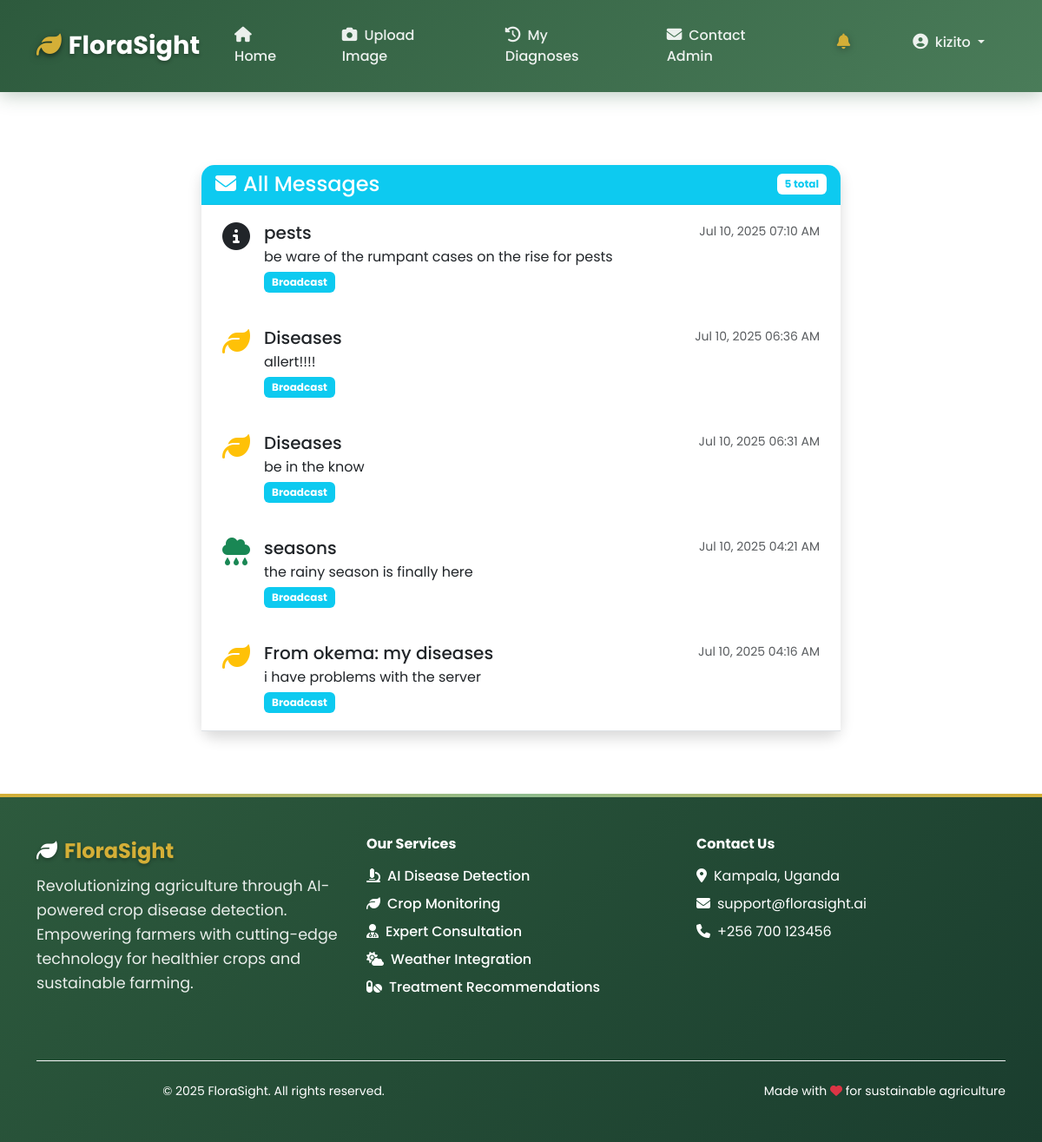
Page /all-messages/ (signed in) on the committed database.
### crops/models.py (models this page shows, shortened)
class SystemMessage(models.Model):
    MESSAGE_TYPES = [
        ('info', 'Information'),
        ('warning', 'Warning'),
        ('error', 'Error'),
        ('success', 'Success'),
    ]
    title = models.CharField(max_length=200)
    message = models.TextField()
    message_type = models.CharField(max_length=20, choices=MESSAGE_TYPES, default='info')
    user = models.ForeignKey(User, on_delete=models.CASCADE, null=True, blank=True)
    created_by = models.ForeignKey(User, on_delete=models.SET_NULL, null=True, blank=True, related_name='created_messages')
    is_read = models.BooleanField(default=False)
    created_at = models.DateTimeField(auto_now_add=True)
    class Meta:
        ordering = ['-created_at']

### crops/views.py (the view)
# urls.py: path('all-messages/', views.all_messages, name='all_messages'),
@login_required
def all_messages(request):
    messages = SystemMessage.objects.filter(
        Q(user=request.user) | Q(user__isnull=True)
    ).order_by('-created_at')
    messages.filter(is_read=False).update(is_read=True)
    paginator = Paginator(messages, 10)
    page_number = request.GET.get('page')
    page_obj = paginator.get_page(page_number)
    return render(request, 'crops/all_messages.html', {
        'page_obj': page_obj,
        'unread_count': 0  # Since we just marked all as read
    })

### crops/context_processors.py (called while the page is built)
def notifications(request):
    if not request.user.is_authenticated:
        return {}
    messages = SystemMessage.objects.filter(
        Q(user=request.user) | Q(user__isnull=True)
    ).order_by('-created_at')
    return {
        'unread_count': messages.filter(is_read=False).count(),
        'user_messages': messages[:5]  # Show 5 most recent
    }

### templates/crops/all_messages.html (shortened to what this page needs)
{% extends 'base.html' %}
{% load static %}
{% block content %}
<div class="container py-4">
    <div class="row justify-content-center">
        <div class="col-lg-8">
            <div class="card shadow">
                <div class="card-header bg-info text-white">
                    <div class="d-flex justify-content-between align-items-center">
                        <h4 class="mb-0">
                            <i class="fas fa-envelope me-2"></i>All Messages
                        </h4>
                        <span class="badge bg-white text-info">{{ page_obj.paginator.count }} total</span>
                    </div>
                </div>
                <div class="card-body p-0">
                    {% if page_obj.object_list %}
                    <div class="list-group list-group-flush">
                        {% for message in page_obj.object_list %}
                        <div class="list-group-item border-0 {% if forloop.last %}border-bottom{% endif %}">
                            <div class="d-flex">
                                <div class="flex-shrink-0 me-3">
                                    <i class="fas
                                        {% if 'disease' in message.title|lower %}fa-leaf
                                        {% elif 'season' in message.title|lower %}fa-cloud-rain
                                        {% elif 'server' in message.title|lower %}fa-server
                                        {% else %}fa-info-circle{% endif %}
                                        text-{{ message.message_type|default:'info' }} fa-2x"></i>
                                </div>
                                <div class="flex-grow-1">
                                    <div class="d-flex justify-content-between">
                                        <h5 class="mb-1">{{ message.title }}</h5>
                                        <small class="text-muted">{{ message.created_at|date:"M d, Y h:i A" }}</small>
                                    </div>
                                    <p class="mb-1">{{ message.message }}</p>
                                    {% if not message.user %}
                                    <span class="badge bg-info">Broadcast</span>
                                    {% endif %}
                                </div>
                            </div>
                        </div>
                        {% endfor %}
                    </div>
                    {% else %}
                    <div class="text-center py-5">
                        <i class="far fa-bell-slash fa-3x text-muted mb-3"></i>
                        <h5 class="text-muted">No messages found</h5>
                    </div>
                    {% endif %}
                </div>
            </div>
        </div>
    </div>
</div>
{% endblock %}

### templates/base.html (shortened to what this page needs)
{% load static %}
<!DOCTYPE html>
<html lang="en">
<head>
    <link href="https://cdn.jsdelivr.net/npm/bootstrap@5.3.0/dist/css/bootstrap.min.css" rel="stylesheet">
    <link rel="stylesheet" href="https://cdnjs.cloudflare.com/ajax/libs/font-awesome/6.4.0/css/all.min.css">
    <link rel="stylesheet" href="{% static 'css/style.css' %}">
</head>
<body>
    <nav class="navbar navbar-expand-lg navbar-dark fixed-top">
        <div class="container">
            <a class="navbar-brand" href="{% url 'crops:home' %}">
                <i class="fas fa-leaf me-2"></i>FloraSight
            </a>
            <div class="collapse navbar-collapse" id="navbarNav">
                <ul class="navbar-nav me-auto">
                    {% if user.is_authenticated %}
                        {% if user.is_staff %}
                            <li class="nav-item">
                                <a class="nav-link" href="{% url 'crops:admin_panel' %}">
                                    <i class="fas fa-cogs"></i>Admin Panel
                                </a>
                            </li>
                        {% else %}
                            <li class="nav-item">
                                <a class="nav-link" href="{% url 'crops:home' %}">
                                    <i class="fas fa-home"></i>Home
                                </a>
                            </li>
                            <li class="nav-item">
                                <a class="nav-link" href="{% url 'crops:upload_image' %}">
                                    <i class="fas fa-camera"></i>Upload Image
                                </a>
                            </li>
                            <li class="nav-item">
                                <a class="nav-link" href="{% url 'crops:diagnosis_history' %}">
                                    <i class="fas fa-history"></i>My Diagnoses
                                </a>
                            </li>
                            <li class="nav-item">
                                <a class="nav-link" href="{% url 'crops:send_message_to_admin' %}">
                                    <i class="fas fa-envelope"></i>Contact Admin
                                </a>
                            </li>
                        {% endif %}
                    {% else %}
                        <li class="nav-item">
                            <a class="nav-link" href="{% url 'crops:home' %}">
                                <i class="fas fa-home"></i>Home
                            </a>
                        </li>
                    {% endif %}
                </ul>
                <ul class="navbar-nav ms-auto">
                    {% if user.is_authenticated %}
                        <li class="nav-item dropdown me-3">
                            <a class="nav-link notification-bell" href="#" data-bs-toggle="dropdown">
                                <i class="fas fa-bell"></i>
                            </a>
                        </li>
                        <li class="nav-item dropdown">
                            <a class="nav-link dropdown-toggle" href="#" role="button" data-bs-toggle="dropdown">
                                <i class="fas fa-user-circle me-2"></i>{{ user.username }}
                            </a>
                        </li>
                    {% endif %}
                </ul>
            </div>
        </div>
    </nav>
    <main class="main-content">
        {% block content %}{% endblock %}
    </main>
<footer class="footer py-5 mt-5" style="background-color: #2e7d32;">
    <div class="container footer-content text-white">
        <div class="row">
            <div class="col-lg-4 mb-4">
                <div class="footer-brand mb-2 fw-bold fs-4">
                    <i class="fas fa-leaf me-2 text-white"></i>FloraSight
                </div>
                <p class="footer-description">
                    Revolutionizing agriculture through AI-powered crop disease detection.
                    Empowering farmers with cutting-edge technology for healthier crops and sustainable farming.
                </p>
            </div>
            <div class="col-lg-4 col-md-6 mb-4">
                <h6 class="fw-bold mb-3">Our Services</h6>
                <div class="footer-links d-flex flex-column gap-2">
                    <a href="#" class="text-white"><i class="fas fa-microscope me-2 text-white"></i>AI Disease Detection</a>
                    <a href="#" class="text-white"><i class="fas fa-leaf me-2 text-white"></i>Crop Monitoring</a>
                    <a href="#" class="text-white"><i class="fas fa-user-md me-2 text-white"></i>Expert Consultation</a>
                    <a href="#" class="text-white"><i class="fas fa-cloud-sun me-2 text-white"></i>Weather Integration</a>
                    <a href="#" class="text-white"><i class="fas fa-pills me-2 text-white"></i>Treatment Recommendations</a>
                </div>
            </div>
            <div class="col-lg-4 col-md-6 mb-4">
                <h6 class="fw-bold mb-3">Contact Us</h6>
                <p class="mb-2">
                    <i class="fas fa-map-marker-alt me-2 text-white"></i>Kampala, Uganda
                </p>
                <p class="mb-2">
                    <i class="fas fa-envelope me-2 text-white"></i>support@florasight.ai
                </p>
                <p>
                    <i class="fas fa-phone me-2 text-white"></i>+256 700 123456
                </p>
            </div>
        </div>
        <div class="footer-bottom pt-4 border-top border-light mt-4">
            <div class="row align-items-center">
                <div class="col-md-6">
                    <p class="mb-0 small">
                        &copy; 2025 FloraSight. All rights reserved.
                    </p>
                </div>
                <div class="col-md-6 text-md-end">
                    <p class="mb-0 small">
                        Made with <i class="fas fa-heart text-danger"></i> for sustainable agriculture
                    </p>
                </div>
            </div>
        </div>
    </div>
</footer>
</body>
</html>

### static/css/style.css (style rules this page uses)
:root { --primary-green: #28a745; --secondary-green: #20c997; --dark-green: #155724; --light-green: #d4edda; --gradient-green: linear-gradient(135deg, #28a745 0%, #20c997 100%); }
body { font-family: 'Segoe UI', Tahoma, Geneva, Verdana, sans-serif; padding-top: 76px; }
.main-content { min-height: calc(100vh - 200px); }
.navbar-brand { font-size: 1.5rem; }
.card { border: none; border-radius: 15px; box-shadow: 0 5px 15px rgba(0,0,0,0.08); transition: box-shadow 0.3s ease; }
.card-header { border-radius: 15px 15px 0 0 !important; border-bottom: 1px solid rgba(0,0,0,0.05); }
footer { margin-top: auto; }
.badge { font-size: 0.75em; padding: 0.5em 0.75em; border-radius: 6px; }
.list-group-item { padding: 1.25rem 1.5rem; }
.fa-leaf { color: #28a745; }
.fa-cloud-rain { color: #17a2b8; }

### templates/base.html (style rules this page uses)
:root { --primary-green: #2d5a3d; --accent-green: #4a7c59; --light-green: #8fbc8f; --gold: #d4af37; --earth-brown: #8b4513; --cream: #f8f6f0; --soft-gray: #6c757d; }
* { font-family: 'Poppins', sans-serif; }
.navbar { background: linear-gradient(135deg, var(--primary-green) 0%, var(--accent-green) 100%) !important; box-shadow: 0 4px 20px rgba(45, 90, 61, 0.3); backdrop-filter: blur(10px); padding: 1rem 0; }
.navbar-brand { font-size: 1.8rem; font-weight: 700; color: white !important; text-shadow: 0 2px 4px rgba(0,0,0,0.3); transition: all 0.3s ease; }
.navbar-brand i { color: var(--gold); filter: drop-shadow(0 2px 4px rgba(0,0,0,0.3)); }
.navbar-nav .nav-link { color: rgba(255, 255, 255, 0.9) !important; font-weight: 500; padding: 0.8rem 1.2rem !important; margin: 0 0.3rem; border-radius: 25px; transition: all 0.3s ease; position: relative; overflow: hidden; }
.navbar-nav .nav-link::before { content: ''; position: absolute; top: 0; left: -100%; width: 100%; height: 100%; background: linear-gradient(90deg, transparent, rgba(255,255,255,0.1), transparent); transition: left 0.5s; }
.navbar-nav .nav-link i { margin-right: 0.5rem; font-size: 1.1rem; }
.notification-bell { position: relative; display: inline-block; }
.notification-bell .fa-bell { font-size: 1.3rem; color: var(--gold); filter: drop-shadow(0 2px 4px rgba(0,0,0,0.3)); transition: all 0.3s ease; }
.footer { background: linear-gradient(135deg, var(--primary-green) 0%, #1a3d2e 100%); color: white; position: relative; overflow: hidden; }
.footer::before { content: ''; position: absolute; top: 0; left: 0; right: 0; height: 4px; background: linear-gradient(90deg, var(--gold), var(--light-green), var(--gold)); }
.footer-content { position: relative; z-index: 2; }
.footer-brand { font-size: 1.8rem; font-weight: 700; color: var(--gold); text-shadow: 0 2px 4px rgba(0,0,0,0.3); margin-bottom: 1rem; }
.footer-description { font-size: 1.1rem; color: rgba(255, 255, 255, 0.9); margin-bottom: 1.5rem; line-height: 1.6; }
.footer-links { display: flex; gap: 2rem; margin-bottom: 1.5rem; flex-wrap: wrap; }
.footer-links a { color: rgba(255, 255, 255, 0.8); text-decoration: none; font-weight: 500; transition: all 0.3s ease; position: relative; }
.footer-links a::after { content: ''; position: absolute; bottom: -4px; left: 0; width: 0; height: 2px; background: var(--gold); transition: width 0.3s ease; }
.footer-bottom { border-top: 1px solid rgba(255, 255, 255, 0.1); padding-top: 2rem; margin-top: 2rem; text-align: center; }
.main-content { min-height: calc(100vh - 200px); margin-top: 90px; }

### rows in the picture
SystemMessage: title "pests", created_at "Jul 10, 2025 07:10 AM", message "be ware of the rumpant cases on the rise for pests", shows "Broadcast"
SystemMessage: title "Diseases", created_at "Jul 10, 2025 06:36 AM", message "allert!!!!", shows "Broadcast"
SystemMessage: title "Diseases", created_at "Jul 10, 2025 06:31 AM", message "be in the know", shows "Broadcast"
SystemMessage: title "seasons", created_at "Jul 10, 2025 04:21 AM", message "the rainy season is finally here", shows "Broadcast"
SystemMessage: title "From okema: my diseases", created_at "Jul 10, 2025 04:16 AM", message "i have problems with the server", shows "Broadcast"

### other values in the picture
{{ user.username }} "kizito"
{{ page_obj.paginator.count }} "5"
